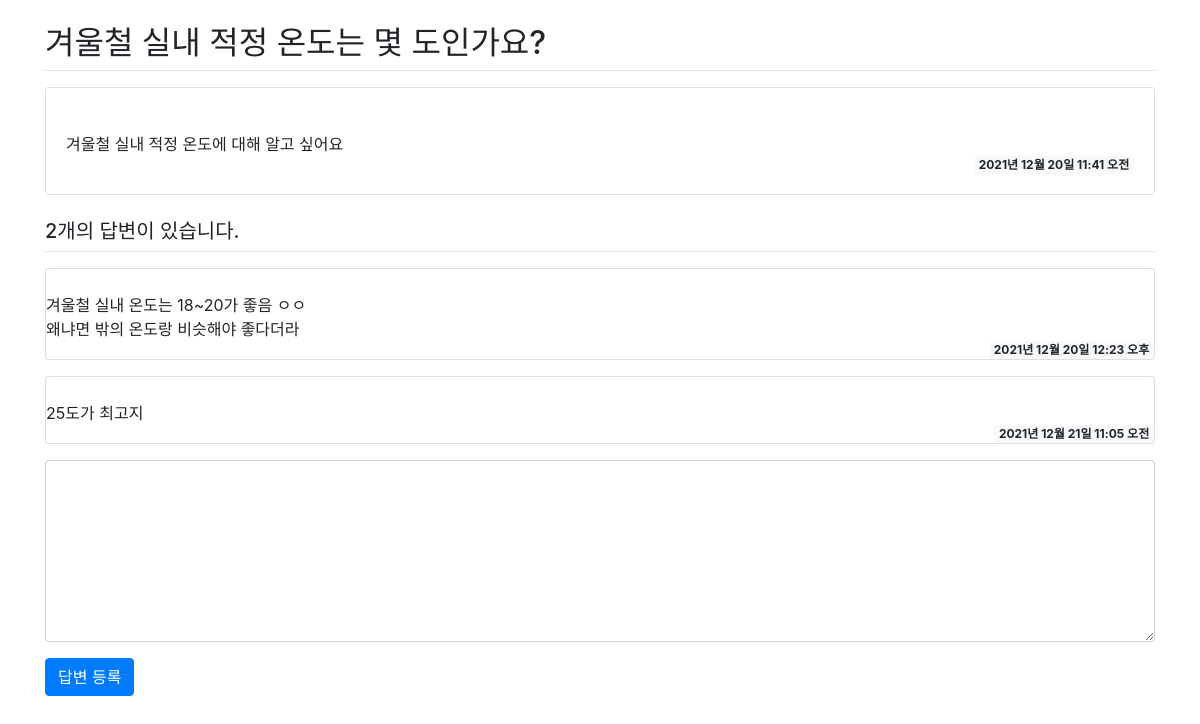
Page /board/2/ on the committed database.
### board/models.py (models this page shows, shortened)
class Question(models.Model):
    subject = models.CharField(max_length=100)  # 제목 칼럼
    content = models.TextField()                # 내용
    create_date = models.DateTimeField()        # 작성일

class Answer(models.Model):
    question = models.ForeignKey(Question, on_delete=models.CASCADE)    # 외래키, 제목
    content = models.TextField()    # 답변 내용
    create_date = models.DateTimeField()    # 답변 작성일

### board/views.py (the view)
# urls.py: path('<int:question_id>/', views.detail, name='detail'),
def detail(request, question_id):
    question = Question.objects.get(id=question_id)
    return render(request, 'board/detail.html', {'question': question})

### templates/board/detail.html (shortened to what this page needs)
{% extends 'base.html' %}
{% block content %}
<div class="container my-3">
    <h2 class="border-bottom py-2">{{ question.subject }}</h2>
    <div class="card my-3">
        <div class="card-body">
            <div class="card-text" style="white-space:pre-line">
                {{ question.content }}
            </div>
            <div class="d-flex justify-content-end">
                <div class="badge badge-light">
                    {{ question.create_date }}
                </div>
            </div>
        </div>
    </div>
    <h5 class="border-bottom my-3 py-2">
        {{ question.answer_set.count }}개의 답변이 있습니다.
    </h5>
    {% for answer in question.answer_set.all %}
    <div class="card my-3">
        <div class="card-text" style="white-space:pre-line">
            {{ answer.content }}
        </div>
        <div class="d-flex justify-content-end">
            <div class="badge badge-light">
                {{ answer.create_date }}
            </div>
        </div>
    </div>
    {% endfor %}
    <form action="{% url 'board:answer_create' question.id %}" method="post">
        <div class="form-group">
            <textarea name="content" rows="7" cols="50" class="form-control"></textarea>
        </div>
        <input type="submit" value="답변 등록" class="btn btn-primary">
    </form>
</div>
{% endblock %}

### rows in the picture
Question: subject "겨울철 실내 적정 온도는 몇 도인가요?", content "겨울철 실내 적정 온도에 대해 알고 싶어요", create_date "2021년 12월 20일 11:41 오전", answer_set.count "2"
Answer: content "겨울철 실내 온도는 18~20가 좋음 ㅇㅇ 왜냐면 밖의 온도랑 비슷해야 좋다더라", create_date "2021년 12월 20일 12:23 오후"
Answer: content "25도가 최고지", create_date "2021년 12월 21일 11:05 오전"
